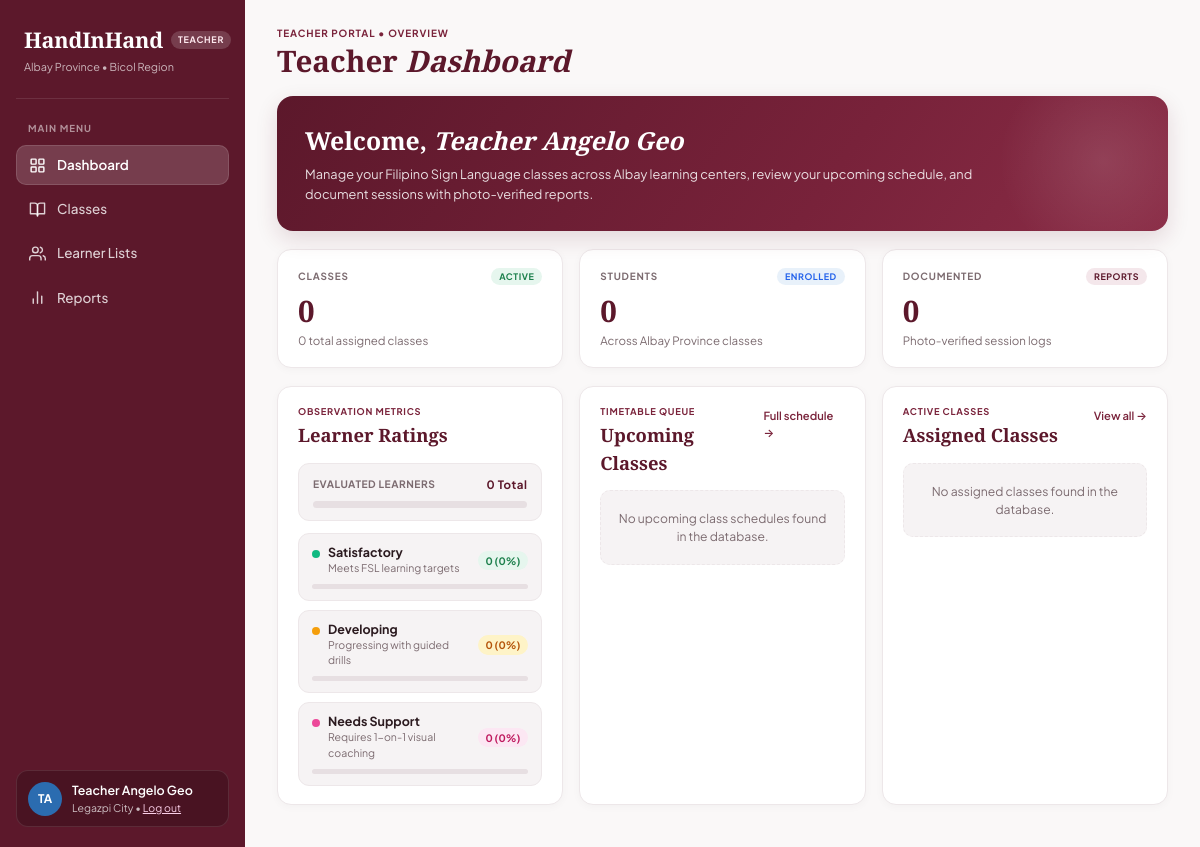
The page /teacher_dashboard.php on the database as committed earlier.
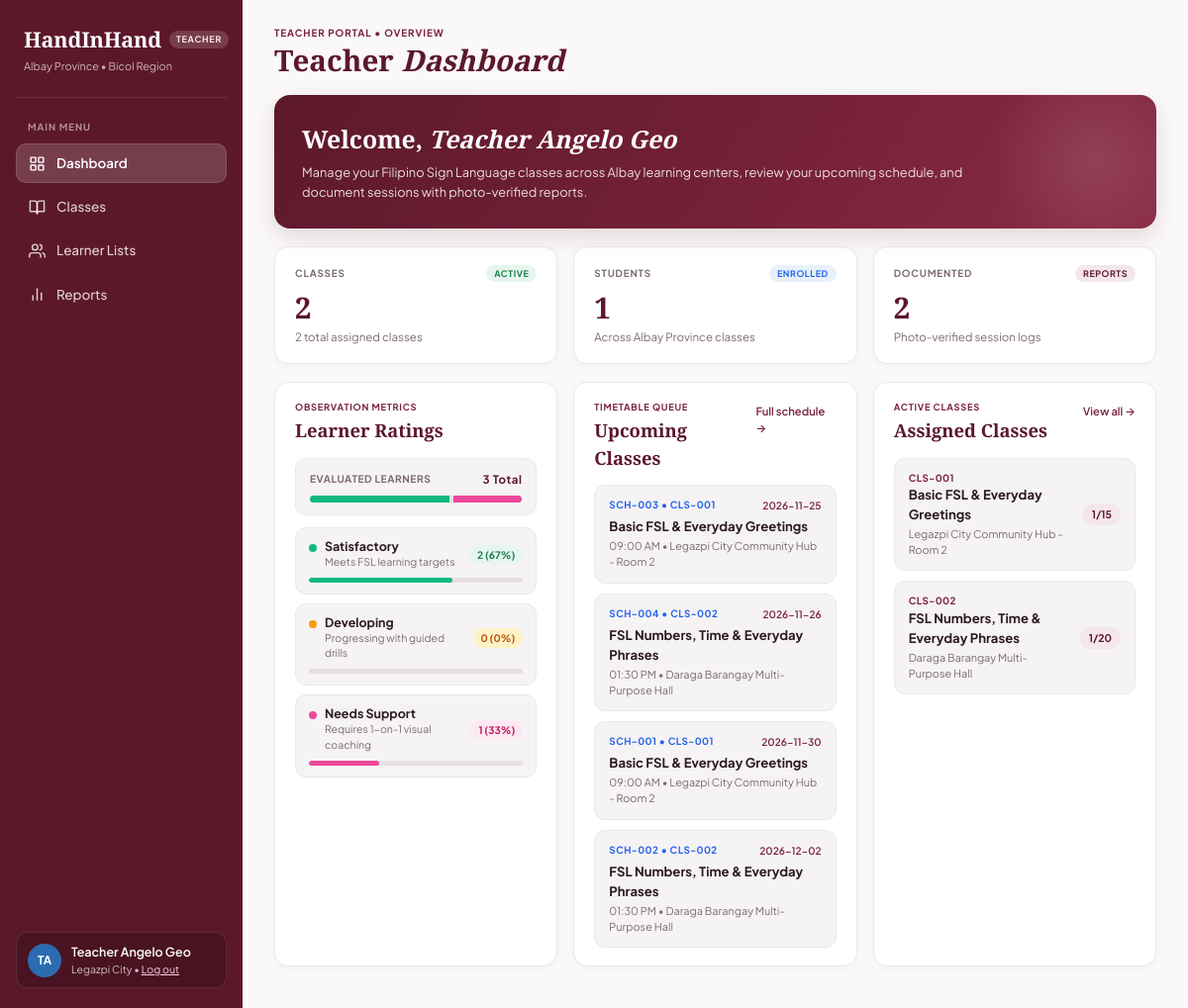
The same page on the database as committed later.
### tables this page shows
CREATE TABLE `teachers` (
  `teacher_id` int(11) NOT NULL,
  `account_id` int(11) NOT NULL,
  `barangay_id` int(11) NOT NULL,
  `first_name` varchar(100) NOT NULL,
  `middle_name` varchar(100) DEFAULT NULL,
  `last_name` varchar(100) NOT NULL,
  `gender` enum('Male','Female','Prefer not to say') NOT NULL,
  `birthdate` date NOT NULL,
  `street_address` varchar(255) DEFAULT NULL,
  `contact_number` varchar(50) NOT NULL,
  `specialization` varchar(150) NOT NULL,
  `years_of_experience` int(11) UNSIGNED NOT NULL DEFAULT 0,
  `is_active` tinyint(1) NOT NULL DEFAULT 1
);

CREATE TABLE `class_schedule` (
  `schedule_id` int(11) NOT NULL,
  `class_id` int(11) NOT NULL,
  `session_date` date NOT NULL,
  `start_time` time NOT NULL,
  `end_time` time NOT NULL CHECK (`end_time` > `start_time`),
  `venue` varchar(255) DEFAULT NULL,
  `status` enum('scheduled','completed','rescheduled','cancelled') NOT NULL DEFAULT 'scheduled',
  `remarks` varchar(255) DEFAULT NULL,
  `created_at` timestamp NOT NULL DEFAULT current_timestamp()
);

CREATE TABLE `class` (
  `class_id` int(11) NOT NULL,
  `created_by` int(11) NOT NULL,
  `class_title` varchar(200) NOT NULL,
  `description` text DEFAULT NULL,
  `max_capacity` int(11) NOT NULL CHECK (`max_capacity` > 0),
  `current_enrolled` int(11) NOT NULL DEFAULT 0 CHECK (`current_enrolled` >= 0 and `current_enrolled` <= `max_capacity`),
  `status` enum('Draft','Open','Ongoing','Completed','Cancelled') NOT NULL DEFAULT 'Open',
  `created_at` timestamp NOT NULL DEFAULT current_timestamp()
);

### teacher_dashboard.php (the view, shortened to what the rows shown need)
<?php
require_once __DIR__ . '/includes/db_connect.php';
$current_account_id = (int)($_SESSION['account_id'] ?? 0);
$teacher_id         = 0;
$teacher_full_name  = 'Teacher Maria';
$teacher_location   = 'Legazpi City';
if (isset($conn) && $conn instanceof mysqli) {
    try {
        if ($current_account_id > 0) {
            $stmt = $conn->prepare("SELECT teacher_id, first_name, last_name, barangay_id FROM teachers WHERE account_id = ? LIMIT 1");
            $stmt->bind_param('i', $current_account_id);
            $stmt->execute();
            $tch = $stmt->get_result()->fetch_assoc();
            $stmt->close();
        } else {
            $res = $conn->query("SELECT teacher_id, first_name, last_name, barangay_id FROM teachers ORDER BY teacher_id ASC LIMIT 1");
            $tch = $res ? $res->fetch_assoc() : null;
        }
        if (!empty($tch)) {
            $teacher_id         = (int)$tch['teacher_id'];
            $teacher_first_name = trim((string)($tch['first_name'] ?? 'Maria')) ?: 'Maria';
            $teacher_full_name  = 'Teacher ' . $teacher_first_name;
        }
    } catch (Throwable $e) {
    }
}
$name_parts = preg_split('/\s+/', trim($teacher_full_name));
$initials   = strtoupper(
    substr($name_parts[0] ?? 'T', 0, 1) .
    substr($name_parts[1] ?? 'M', 0, 1)
);
$upcoming_classes = [];
$assigned_classes = [];
if (isset($conn) && $conn instanceof mysqli) {
    $tid = (int)$teacher_id;
    try {
        $sql_classes = "
            SELECT
                c.*,
                c.class_title AS class_name,
                (SELECT cs.venue FROM class_schedule cs
                  WHERE cs.class_id = c.class_id
                  ORDER BY cs.session_date ASC, cs.start_time ASC
                  LIMIT 1) AS location
            FROM class c
            JOIN class_teacher ct ON ct.class_id = c.class_id
            WHERE ct.teacher_id = {$tid}
            ORDER BY c.class_id ASC
        ";
        if ($res = $conn->query($sql_classes)) {
            while ($c = $res->fetch_assoc()) {
                $cid    = (int)$c['class_id'];
                $enrolled_in_class = 0;
                try {
                    if ($ec = $conn->query("SELECT COUNT(*) AS cnt FROM class_enrollments WHERE class_id = {$cid} AND status = 'enrolled'")) {
                        $enrolled_in_class = (int)($ec->fetch_assoc()['cnt'] ?? 0);
                    }
                } catch (Throwable $ignore) {}
                $assigned_classes[] = [
                    'code'     => sprintf('CLS-%03d', $cid),
                    'title'    => $c['class_name'] ?? ($c['title'] ?? 'FSL Class #' . $cid),
                    'location' => $c['location'] ?? ($c['venue'] ?? 'Legazpi City (Brgy. Rawis)'),
                    'enrolled' => $enrolled_in_class,
                    'capacity' => (int)($c['max_capacity'] ?? ($c['capacity'] ?? 15)),
                ];
            }
        }
    } catch (Throwable $e) {
    }
    try {
        $sql_sched = "
            SELECT
                s.*,
                c.class_id,
                c.class_title AS class_name,
                s.venue AS location
            FROM class_schedule s
            JOIN class c ON c.class_id = s.class_id
            JOIN class_teacher ct ON ct.class_id = c.class_id
            WHERE ct.teacher_id = {$tid}
            ORDER BY s.session_date ASC, s.start_time ASC
            LIMIT 4
        ";
        if ($res = $conn->query($sql_sched)) {
            while ($s = $res->fetch_assoc()) {
                $sid  = (int)($s['schedule_id'] ?? $s['id'] ?? 0);
                $cid  = (int)($s['class_id'] ?? 0);
                $time_fmt = !empty($s['start_time']) ? date('h:i A', strtotime((string)$s['start_time'])) : '09:00 AM';
                $loc_txt  = $s['location'] ?? 'Legazpi City (Brgy. Rawis)';
                $upcoming_classes[] = [
                    'sched_code' => sprintf('SCH-%03d', $sid),
                    'class_code' => sprintf('CLS-%03d', $cid),
                    'date'       => $s['session_date'] ?? date('Y-m-d'),
                    'title'      => $s['class_name'] ?? 'FSL Session',
                    'meta'       => $time_fmt . ' • ' . $loc_txt,
                ];
            }
        }
    } catch (Throwable $e) {
        $upcoming_classes = [];
    }
}
?>
<!DOCTYPE html>
<html lang="en">
<head>
    <link rel="stylesheet" href="assets/css/teacher.css?v=1">
</head>
<body>
<div class="teacher-layout">
    <aside class="sidebar" id="teacherSidebar">
        <div class="sidebar-footer">
            <div class="profile-card">
                <div class="profile-avatar"><?php echo htmlspecialchars($initials); ?></div>
                <div class="profile-info">
                    <strong><?php echo htmlspecialchars($teacher_full_name); ?></strong>
                    <span><?php echo htmlspecialchars($teacher_location); ?> &bull; <a href="actions/logout.php" class="logout-link">Log out</a></span>
                </div>
            </div>
        </div>
    </aside>
    <main class="main-content">
        <header class="page-header">
            <div class="header-titles">
                <h1 class="page-title">Teacher <em>Dashboard</em></h1>
            </div>
        </header>
        <section class="welcome-banner">
            <h2>Welcome, <em><?php echo htmlspecialchars($teacher_full_name); ?></em></h2>
        </section>
        <section class="dashboard-panels-3">
            <article class="panel-card">
                <div class="panel-header">
                    <div>
                        <h2 class="panel-title">Learner Ratings</h2>
                    </div>
                </div>
            </article>
            <article class="panel-card">
                <div class="panel-header">
                    <div>
                        <h2 class="panel-title">Upcoming Classes</h2>
                    </div>
                </div>
                <div class="mini-items-stack">
                    <?php if (empty($upcoming_classes)): ?>
                        <div class="empty-panel-note">No upcoming class schedules found in the database.</div>
                    <?php else: ?>
                        <?php foreach ($upcoming_classes as $item): ?>
                            <a href="teacher_classes.php" class="mini-item-card">
                                <div class="mini-item-top">
                                    <span class="mini-code-line"><?php echo htmlspecialchars($item['sched_code'] . ' • ' . $item['class_code']); ?></span>
                                    <span class="mini-date-tag"><?php echo htmlspecialchars($item['date']); ?></span>
                                </div>
                                <div class="mini-item-title"><?php echo htmlspecialchars($item['title']); ?></div>
                                <div class="mini-item-sub"><?php echo htmlspecialchars($item['meta']); ?></div>
                            </a>
                        <?php endforeach; ?>
                    <?php endif; ?>
                </div>
            </article>
            <article class="panel-card">
                <div class="panel-header">
                    <div>
                        <h2 class="panel-title">Assigned Classes</h2>
                    </div>
                </div>
                <div class="mini-items-stack">
                    <?php if (empty($assigned_classes)): ?>
                        <div class="empty-panel-note">No assigned classes found in the database.</div>
                    <?php else: ?>
                        <?php foreach (array_slice($assigned_classes, 0, 4) as $cls): ?>
                            <a href="teacher_classes.php" class="mini-item-card">
                                <div class="mini-item-row">
                                    <div>
                                        <div class="mini-code-line maroon"><?php echo htmlspecialchars($cls['code']); ?></div>
                                        <div class="mini-item-title"><?php echo htmlspecialchars($cls['title']); ?></div>
                                        <div class="mini-item-sub"><?php echo htmlspecialchars($cls['location']); ?></div>
                                    </div>
                                    <span class="capacity-pill"><?php echo (int)$cls['enrolled'] . '/' . (int)$cls['capacity']; ?></span>
                                </div>
                            </a>
                        <?php endforeach; ?>
                    <?php endif; ?>
                </div>
            </article>
        </section>
    </main>
</div>
</body>
</html>

Rows that differ between the two databases and show on the page:
added class_schedule: class_code "SCH-003 • CLS-001", session_date "2026-11-25", class.class_title "Basic FSL & Everyday Greetings", meta "09:00 AM • Legazpi City Community Hub - Room 2"
added class_schedule: class_code "SCH-004 • CLS-002", session_date "2026-11-26", class.class_title "FSL Numbers, Time & Everyday Phrases", meta "01:30 PM • Daraga Barangay Multi-Purpose Hall"
added class_schedule: class_code "SCH-001 • CLS-001", session_date "2026-11-30", class.class_title "Basic FSL & Everyday Greetings", meta "09:00 AM • Legazpi City Community Hub - Room 2"
added class_schedule: class_code "SCH-002 • CLS-002", session_date "2026-12-02", class.class_title "FSL Numbers, Time & Everyday Phrases", meta "01:30 PM • Daraga Barangay Multi-Purpose Hall"
added class: code "CLS-001", title "Basic FSL & Everyday Greetings", location "Legazpi City Community Hub - Room 2", enrolled "1", max_capacity "15"
added class: code "CLS-002", title "FSL Numbers, Time & Everyday Phrases", location "Daraga Barangay Multi-Purpose Hall", enrolled "1", max_capacity "20"
Other text that changed with them:
$active_classes_count: "0" → "2"
$total_assigned_classes: "0" → "2"
$enrolled_students_cnt: "0" → "1"
$documented_reports_cnt: "0" → "2"
$total_evaluated: "0" → "3"
$eval_satisfactory: "0" → "2"
$sat_pct: "0" → "67"
$eval_needs_support: "0" → "1"
$sup_pct: "0" → "33"
text no longer shown: "No upcoming class schedules found in the database. No assigned classes found in the database."
